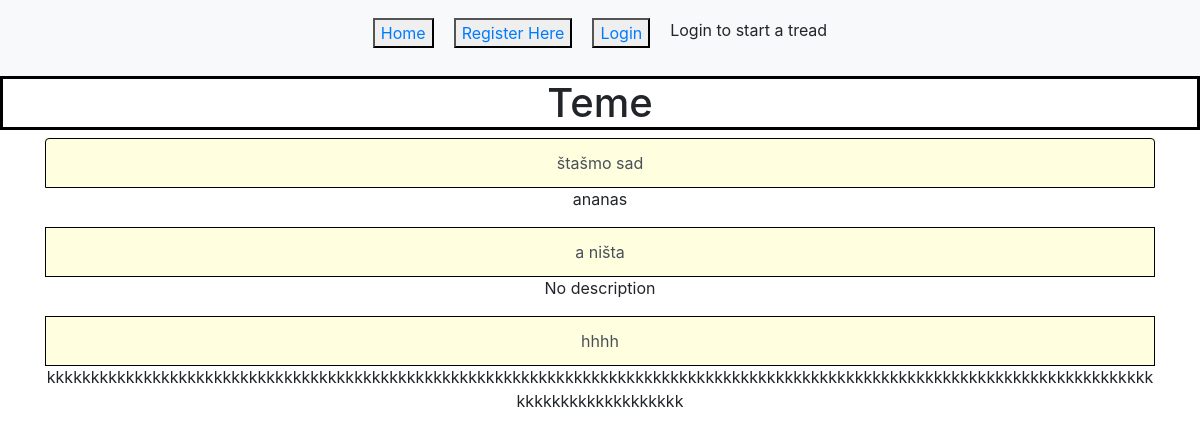
/redditclone/, run on an earlier commit of the app's database.
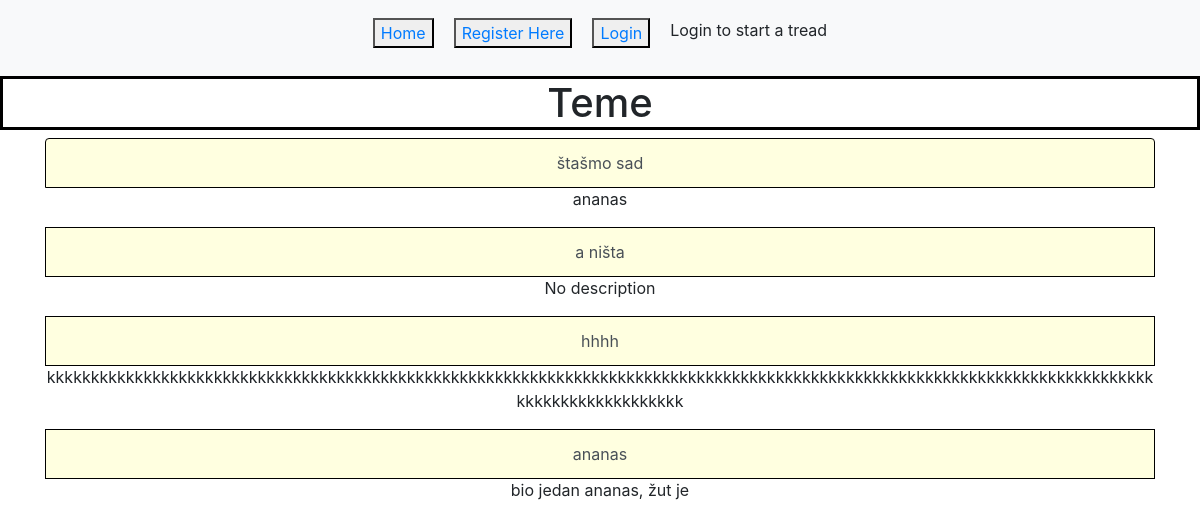
And on a later commit of the database.
### redditclone/models.py (models this page shows)
class Tread(models.Model):
    title = models.CharField(max_length=100)
    comment = models.CharField(max_length=500)
    user = models.ForeignKey(User, on_delete=models.DO_NOTHING)

### redditclone/views.py (the view)
# urls.py: path('', views.home.as_view(), name='home'),
class home(ListView):
    template_name = 'redditclone/home.html'
    queryset = Tread.objects.all()
    object_list = queryset
    context_object_name = 'treads'

### redditclone/templates/redditclone/home.html
{% extends "redditclone/base.html" %}
{% block content %}
<h1 class="title">Teme</h1>
<div class="container">
<div class="list-group">
{% for tread in treads %}
    <a href="{% url 'tread' tread.id %}" class="list-group-item list-group-item-action">{{tread.title}}</a>
    {% if tread.comment %}
        <p class="description">{{tread.comment}}</p>
    {% else %}
        <p class="description">No description</p>
    {% endif %}
{% endfor %}
</div>
</div>
{% endblock %}

### redditclone/templates/redditclone/base.html (shortened to what this page needs)
<!DOCTYPE html>
<html lang="en">
  <head>
    <link rel="stylesheet" href="https://stackpath.bootstrapcdn.com/bootstrap/4.1.3/css/bootstrap.min.css">
    {% load static %}
    <link rel="stylesheet" type="text/css" href="{% static 'redditclone/redditclone.css' %}">
    <link href="https://stackpath.bootstrapcdn.com/font-awesome/4.7.0/css/font-awesome.min.css" rel="stylesheet">
  </head>
  <body>
    <nav class="navbar navbar-expand-sm bg-light">
      <ul class="navbar-nav">
        <li class="nav-item">
          <button><a href="{% url 'home' %}">Home</a></button>
        </li>
        {% if user.is_authenticated %}
        <li class="nav-item">
          <button><a href="{% url 'logout' %}">Logout</a></button>
        </li>
        {% else %}
        <li class="nav-item">
          <button><a href="{% url 'registration' %}">Register Here</a></button>
        </li>
        <li class="nav-item">
          <button><a href="{% url 'login' %}">Login</a></button>
        </li>
        {% endif %}
        {% if user.is_authenticated %}
        <li class="nav-item">
          <button><a href="{% url 'create_tread' %}">Start a new tread</a></button>
        </li>
        {% else %}
        <li class="nav-item">
          <p>Login to start a tread</p>
        </li>
        {% endif %}
      </ul>
    </nav>
  </body>
</html>
{% block content %}
{% endblock %}

### redditclone/static/redditclone/redditclone.css (style rules this page uses)
.nav-item { padding: 10px; }
.navbar-expand-sm { justify-content: center; }
.title { text-align: center; word-wrap: break-word; border-style: solid; border-color: black; }
.description { text-align: center; word-wrap: break-word; }
.list-group-item { text-align: center; background-color: lightyellow; border-color: black; }

What changed in the data, as far as the page shows it:
added Tread: title "ananas", comment "bio jedan ananas, žut je"
